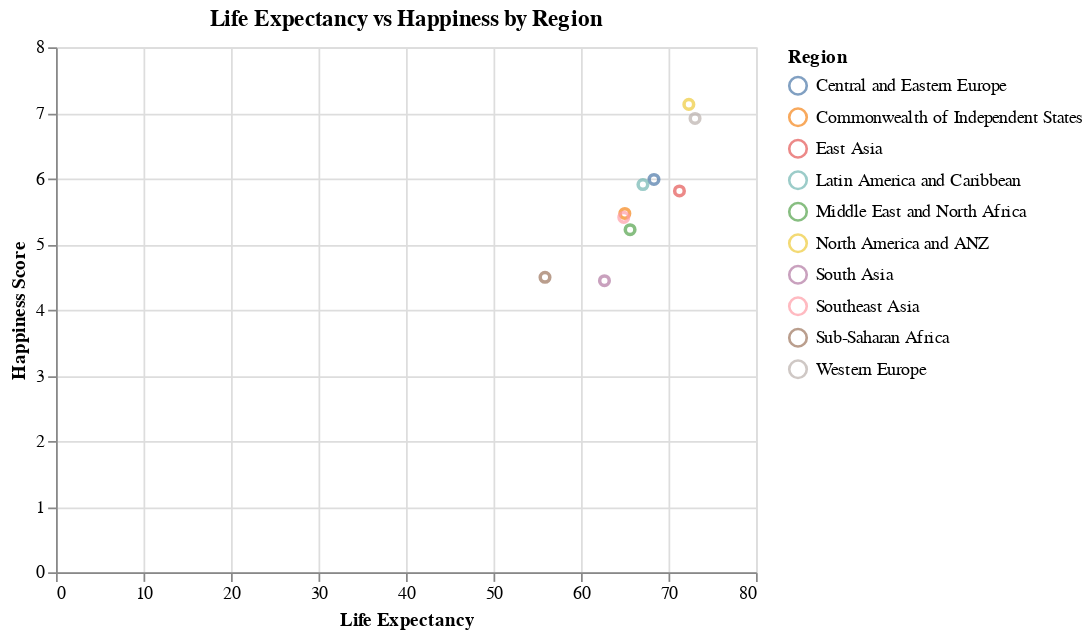

The notebook cell saved with this chart:
### Code cell
alt.Chart(region_df, title='Life Expectancy vs Happiness by Region').mark_point().encode(
    x='Life Expectancy',
    y='Happiness Score',
    color='Region',
    tooltip=['Region', 'Happiness Score', 'Life Expectancy']
)

### Figure 1 — Vega-Lite specification as saved in the notebook (floating-point values rounded to 4 significant figures)
{"config": {"view": {"continuousWidth": 400, "continuousHeight": 300}}, "data": {"name": "data-e355e0cba2976258a6b74d20ea2cf5af"}, "mark": "point", "encoding": {"color": {"type": "nominal", "field": "Region"}, "tooltip": [{"type": "nominal", "field": "Region"}, {"type": "quantitative", "field": "Happiness Score"}, {"type": "quantitative", "field": "Life Expectancy"}], "x": {"type": "quantitative", "field": "Life Expectancy"}, "y": {"type": "quantitative", "field": "Happiness Score"}}, "title": "Life Expectancy vs Happiness by Region", "$schema": "https://vega.github.io/schema/vega-lite/v4.8.1.json", "datasets": {"data-e355e0cba2976258a6b74d20ea2cf5af": [{"Happiness Score": 5.985, "GDP": 10.11, "Life Expectancy": 68.34, "Social support": 0.887, "Freedom": 0.797, "Corruption": 0.851, "Region": "Central and Eastern Europe"}, {"Happiness Score": 5.467, "GDP": 9.402, "Life Expectancy": 65.01, "Social support": 0.872, "Freedom": 0.817, "Corruption": 0.725, "Region": "Commonwealth of Independent States"}, {"Happiness Score": 5.81, "GDP": 10.37, "Life Expectancy": 71.25, "Social support": 0.86, "Freedom": 0.764, "Corruption": 0.683, "Region": "East Asia"}, {"Happiness Score": 5.908, "GDP": 9.37, "Life Expectancy": 67.08, "Social support": 0.839, "Freedom": 0.832, "Corruption": 0.793, "Region": "Latin America and Caribbean"}, {"Happiness Score": 5.22, "GDP": 9.666, "Life Expectancy": 65.61, "Social support": 0.798, "Freedom": 0.716, "Corruption": 0.762, "Region": "Middle East and North Africa"}, {"Happiness Score": 7.129, "GDP": 10.81, "Life Expectancy": 72.33, "Social support": 0.934, "Freedom": 0.899, "Corruption": 0.449, "Region": "North America and ANZ"}, {"Happiness Score": 4.442, "GDP": 8.683, "Life Expectancy": 62.68, "Social support": 0.703, "Freedom": 0.765, "Corruption": 0.797, "Region": "South Asia"}, {"Happiness Score": 5.408, "GDP": 9.421, "Life Expectancy": 64.89, "Social support": 0.82, "Freedom": 0.909, "Corruption": 0.709, "Region": "Southeast Asia"}, {"Happiness Score": 4.494, "GDP": 8.075, "Life Expectancy": 55.89, "Social support": 0.697, "Freedom": 0.723, "Corruption": 0.766, "Region": "Sub-Saharan Africa"}, {"Happiness Score": 6.915, "GDP": 10.82, "Life Expectancy": 73.03, "Social support": 0.914, "Freedom": 0.859, "Corruption": 0.523, "Region": "Western Europe"}]}}
